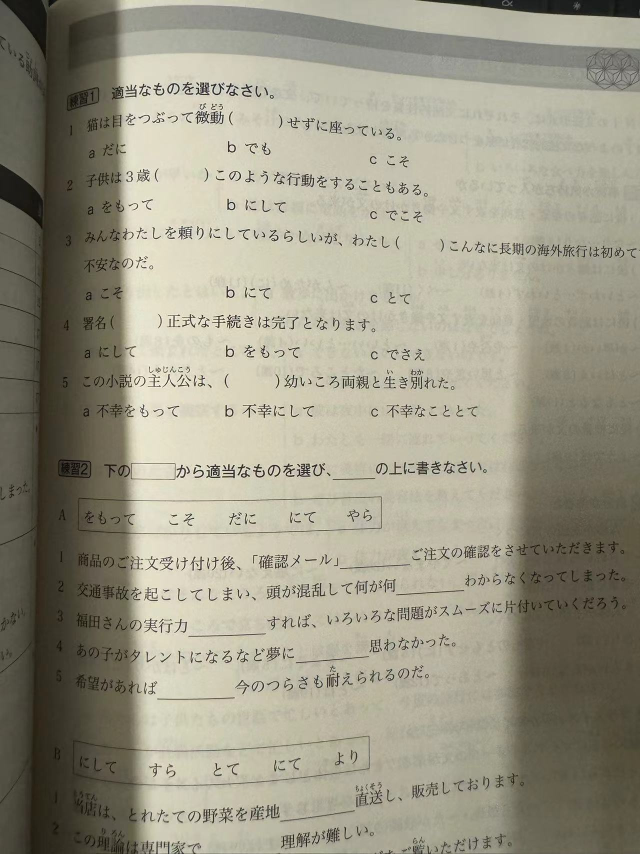
#> input picture QuestionReader/sample.jpg, 1280 x 1707 px (shown at 1/2 size)
$ python -i image_scanner.py   (imports and definitions only)   (Python 2 division)
#> lines starting #> are read from the running program, lines starting #| are printed output that depends on the picture
import cv2
import imutils
import numpy as np
from skimage.filters import threshold_local
from datetime import date

"""
Modified image scanner from https://github.com/Manu10744/image2scan
"""

class ImageScanner:
    """ Scanner that applies edge detection in order to scan an ordinary image into a grayscale scan
        while positioning the point of view accordingly if needed. """

    def __init__(self, image, box_mode=True):
        """
        :param image: Path to the image to scan
        :param show_results: Specifies whether to show intermediate results in GUI windows or not
        """
        self.image = image
        self.drawing_box = False
        self.box_start = None
        self.user_defined_contours = []
        self.box_mode = box_mode

    def __reset(self):
        self.box_start = None
        self.user_defined_contours = []

    def scan(self):
        """ Searches for an rectangular object in the given image and saves the scan result of that object
        in the destination directory as pdf file """
        screenContours = self.__get_contours()
        self.__reset()
        return self.__transform_and_scan(screenContours)

    def __get_contours(self):
        """ Transforms the image colors to black and white in a way so that only the edges become clearly visible. """
        cv2_image = cv2.imread(self.image)
        cv2_image = imutils.resize(cv2_image, height=500)

        if self.box_mode:
            window_name = "Select a box region to capture text"
            cv2.namedWindow(window_name)
            cv2.setMouseCallback(window_name, self.__draw_box, cv2_image)
        else:
            window_name = "Select 4 Points and click on 'X'"
            cv2.namedWindow(window_name)
            cv2.setMouseCallback(window_name, self.__select_points, cv2_image)

        while len(self.user_defined_contours) != 4:
            cv2.imshow(window_name, cv2_image)
            cv2.waitKey(1)

        cv2.destroyAllWindows()

        # Transform the user defined points into a numpy array which openCV expects
        screenCnt = np.array(self.user_defined_contours)
        return screenCnt

    # [97 lines left out: functions __select_points, __draw_box, __transform_and_scan, __order_points, __four_point_transform, not called in this run]

>>> import cv2
>>> picture = cv2.imread('sample.jpg', cv2.IMREAD_GRAYSCALE)
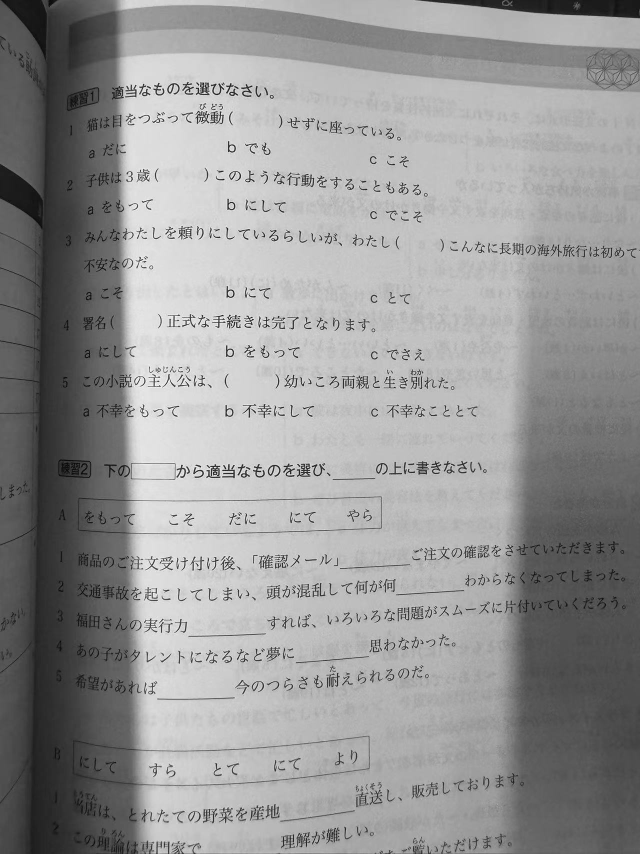
#> picture: shape (1707, 1280) (shown at 1/2 size); min 0, max 255, mean 150.5
>>> result = ImageScanner(picture).scan()
#> (the run stopped early here; a loop or call above may not have finished)
